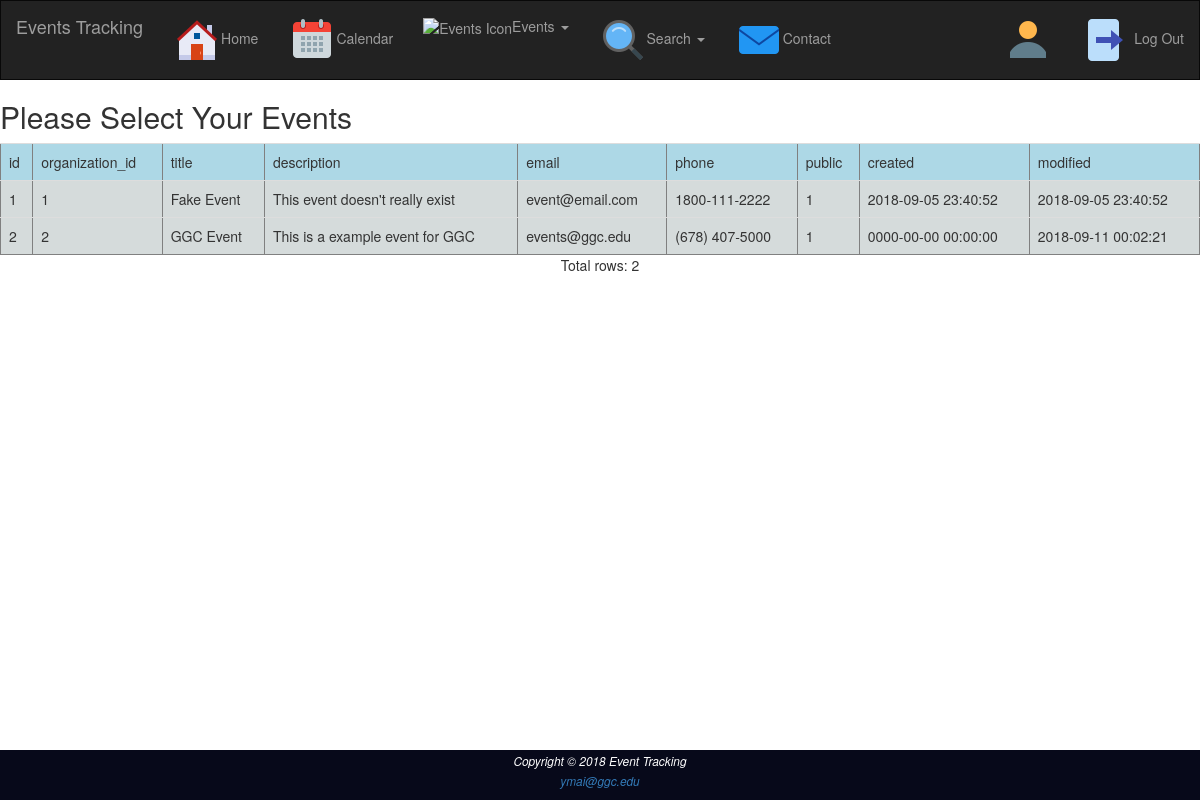
Page /event_sign_up.php on the committed database.
### tables this page shows
CREATE TABLE IF NOT EXISTS `events` (
  `id` int(11) NOT NULL AUTO_INCREMENT,
  `organization_id` int(11) NOT NULL,
  `title` varchar(32) NOT NULL,
  `description` text NOT NULL,
  `email` varchar(32) NOT NULL,
  `phone` varchar(32) NOT NULL,
  `public` tinyint(1) NOT NULL DEFAULT '1',
  `created` datetime NOT NULL,
  `modified` timestamp NOT NULL DEFAULT CURRENT_TIMESTAMP,
  PRIMARY KEY (`id`),
  KEY `organization_id` (`organization_id`)
);

### my_db_function.php (the view, shortened to what this page needs)
<?php
function My_SQL_EXE($conn, $sql)
{
	if($result = mysqli_query($conn, $sql))
	echo "";
else
	echo "Error in running sql: ". $sql ."with erro: ".mysqli_error($conn)."<br/>";
    return $result;
}
function My_Show_Table($result)
{
	echo "<table class='table table-hover' border = 1; table style='background-color:#D5DBDB;margin:auto'>";
    echo "<tr  style='background-color:lightblue;'>";
    	while($fieldinfo = mysqli_fetch_field($result))
        {
        	echo "<td>";
            	echo $fieldinfo-> name;
            echo "</td>";
        }
    echo "</tr>";
    while($row =mysqli_fetch_assoc($result))
    {
    	echo "<tr>";
        	foreach($row as $key=> $value)
            {
            	echo "<td>";
                	echo $value;
                echo "</td>";
            }
        echo "</tr>";
    }
	echo "</table>";
    echo "<p align='center'>Total rows: ".mysqli_num_rows($result)."</p><br/>";
}
?>

### logged_in_core.php (shortened to what this page needs)
<!DOCTYPE html>
<html lang="en">
<head>
    <link rel="stylesheet" href="https://maxcdn.bootstrapcdn.com/bootstrap/3.3.7/css/bootstrap.min.css">
    <link href= "event.css" rel = "stylesheet">
</head>
<body>
    <nav class="navbar navbar-inverse" >
        <div class="container-fluid">
            <div class="navbar-header">
                <a class="navbar-brand" href="#">Events Tracking</a>
            </div>
            <ul class="nav navbar-nav">
                <li class="wobble-top"><a href="welcome_user.php"><img src="image/homeIcon.png " alt="Home Icon">Home</a></li>
                <li class="wobble-top"><a href="" ><img src="image/calendarIcon.png" alt="Calendar Icon">Calendar</a></li>
               <li class="dropdown">
                    <a class="dropdown-toggle" data-toggle="dropdown" href="#"><img src="image/EventsIcon.png" alt="Events Icon">Events <span class="caret"></span></a>
                </li>
                <li class="dropdown">
                    <a class="dropdown-toggle" data-toggle="dropdown" href="#"><img src="image/searchIcon.png" alt="Search Icon">Search <span class="caret"></span></a>
        <li class="wobble-top"><a href="" ><img src="image/envelopeIcon.png" alt="Envelope Icon">Contact</a></li>
            </ul>
            <ul class="nav navbar-nav navbar-right">
                <li><a href="user_profile.php"><img src="image/userIcon.png" alt="UserIcon"><?php echo $_SESSION['email'];?></a></li>
                <li><a href="log_out.php"><img src="image/logOutIcon.png" alt="Log In Icon"> Log Out</a></li>
            </ul>
        </div>
    </nav>
            <div class="footer">
              <p><small><i>Copyright &copy; 2018 Event Tracking</i></small><br>
                <small><i><a href ="mailto:ymai@ggc.edu">ymai@ggc.edu</a></i></small><br></p>
            </div>
</body>
</html>

### event_sign_up.php (shortened to what this page needs)
<?php
require_once "logged_in_core.php";
?>
<h2>Please Select Your Events</h2>
<?php
include "my_db_function.php";
$conn = My_Connect_DB();
$sql = "SELECT * FROM events;";
$result = My_SQL_EXE($conn, $sql);
My_Show_Table($result);
die();
?>

### event.css (style rules this page uses)
.footer { position: fixed; left: 0; bottom: 0; width: 100%; background-color: rgb(7, 9, 26); color: white; text-align: center; }

### logged_in_core.php (style rules this page uses)
.navbar { margin-bottom: 0; border-radius: 0; }
.footer { position: fixed; left: 0; bottom: 0; width: 100%; background-color: rgb(7, 9, 26); color: white; text-align: center; }

### rows in the picture
events: id "1", organization "1", title "Fake Event", description "This event doesn't really exist", email "event@email.com", phone "1800-111-2222", public "1", created "2018-09-05 23:40:52", modified "2018-09-05 23:40:52"
events: id "2", organization "2", title "GGC Event", description "This is a example event for GGC", email "events@ggc.edu", phone "(678) 407-5000", public "1", created "0000-00-00 00:00:00", modified "2018-09-11 00:02:21"

### other values in the picture
$fieldinfo-> name "id"
$fieldinfo-> name "organization_id"
$fieldinfo-> name "title"
$fieldinfo-> name "description"
$fieldinfo-> name "email"
$fieldinfo-> name "phone"
$fieldinfo-> name "public"
$fieldinfo-> name "created"
$fieldinfo-> name "modified"
mysqli_num_rows($result) "2"
